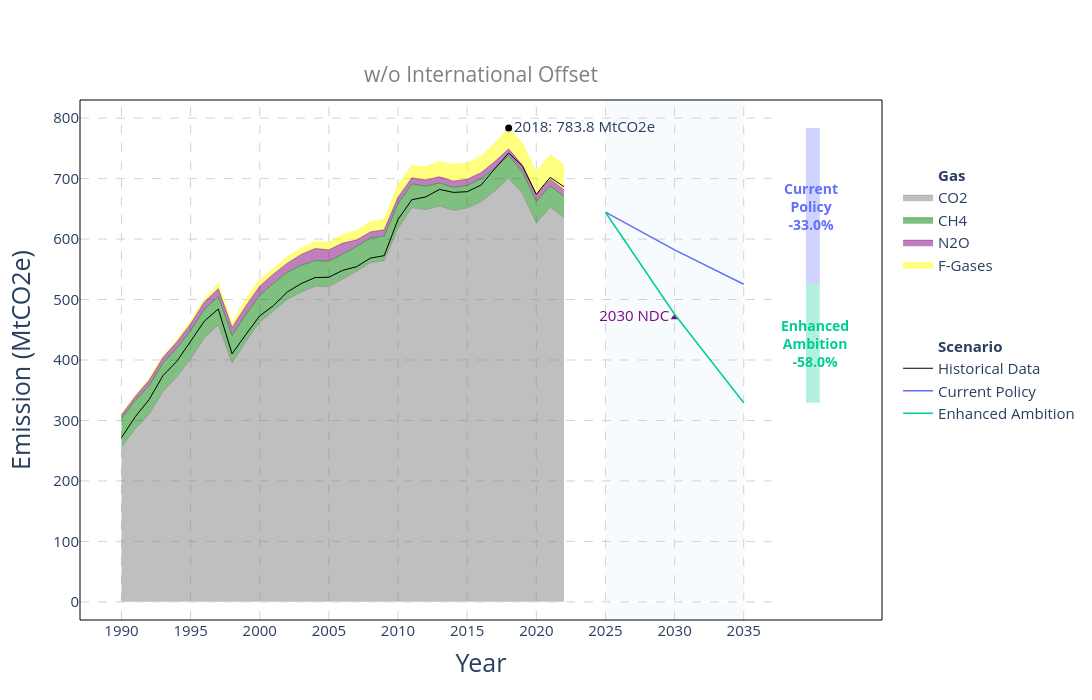

Notebook code cell kept with this figure:
### Code cell
fig = go.Figure()

# emiss_2018 = 727.6
emiss_2018 = 783.8
# emiss_2018_net = 783.81
x_center = 2040
width = 1
# offset = 4.9574  # BPESD upward shift

emiss_2035_cur = dfOut.set_index(['scenario', 'Year'])['value'].get((cp_scen_nm, 2035))
emiss_2035_enh = dfOut.set_index(['scenario', 'Year'])['value'].get((ep_scen_nm, 2035))

reduc_cur = (1 - (emiss_2035_cur / emiss_2018)) * 100
reduc_enh = (1 - (emiss_2035_enh / emiss_2018)) * 100

# === Legend Group: Gases ===
# fig.add_trace(go.Scatter(
#     x=[None], y=[None], mode='lines',
#     line=dict(color='rgba(0,0,0,0)'),
#     name='<b>Sector</b>', showlegend=True, hoverinfo='skip'
# ))

# fig.add_trace(go.Scatter(
#     x=dfHist['index'],
#     y=dfHist['순배출량'] / 1000,
#     mode='lines', name='Total GHG (incl. LULUCF)',
#     line=dict(color='black', width=1)
# ))


# fig.add_trace(go.Scatter(
#     x=dfHist['index'],
#     y=dfHist['a. 공공전기 및 열 생산'] / 1000,
#     mode='lines', name='Electricity',
#     line=dict(color='black', width=1, dash='dash')
# ))

# === Legend Group: Gases ===
fig.add_trace(go.Scatter(
    x=[None], y=[None], mode='lines',
    line=dict(color='rgba(0,0,0,0)'),
    name='<br><br><br><b>Gas</b>', showlegend=True, hoverinfo='skip'
))
fig.add_trace(go.Scatter(x=dfHistGas['Year'], y=dfHistGas['CO2_stack'],
    mode='lines', name='CO2', fill='tozeroy',
    line=dict(width=0.5, color='grey')
))
fig.add_trace(go.Scatter(x=dfHistGas['Year'], y=dfHistGas['CH4_stack'],
    mode='lines', name='CH4', fill='tonexty',
    line=dict(width=0.5, color='green')
))
fig.add_trace(go.Scatter(x=dfHistGas['Year'], y=dfHistGas['N2O_stack'],
    mode='lines', name='N2O', fill='tonexty',
    line=dict(width=0.5, color='purple')
))
fig.add_trace(go.Scatter(x=dfHistGas['Year'], y=dfHistGas['FGas_stack'],
    mode='lines', name='F-Gases', fill='tonexty',
    line=dict(width=0.5, color='yellow')
))

fig.add_trace(go.Scatter(
    x=[2030], y=[emiss_2018 * 0.6],
    mode='markers+text',
    marker=dict(color='#750D86', size=7, symbol='triangle-up'),
    text='2030 NDC', textposition="middle left",
    textfont=dict(size=15, color="#750D86"),
    showlegend=False
))

# === Static Reference Point ===
fig.add_trace(go.Scatter(
    x=[2018], y=[emiss_2018],
    mode='markers+text',
    marker=dict(color='black', size=7),
    text=f'2018: {emiss_2018} MtCO2e',
    textposition='middle right',
    textfont=dict(size=15),
    showlegend=False
))

# === Legend Group: Scenarios ===
fig.add_trace(go.Scatter(
    x=[None], y=[None], mode='lines',
    line=dict(color='rgba(0,0,0,0)'),
    name='<br><br><br><b>Scenario</b>', showlegend=True, hoverinfo='skip'
))

fig.add_trace(go.Scatter(
    x=dfHist['index'],
    y=dfHist['순배출량'] / 1000,
    mode='lines', name='Historical Data',
    line=dict(color='black', width=1)
))

fig.add_trace(go.Scatter(
    x=dfOut[(dfOut['scenario'] == cp_scen_nm) & (dfOut['Year'] >= 2025)]['Year'],
    y=dfOut[(dfOut['scenario'] == cp_scen_nm) & (dfOut['Year'] >= 2025)]['value'],
    mode='lines', name='Current Policy',
    line=dict(color='#636EFA', width=1.5)
))

fig.add_trace(go.Scatter(
    x=dfOut[(dfOut['scenario'] == ep_scen_nm) & (dfOut['Year'] >= 2025)]['Year'],
    y=dfOut[(dfOut['scenario'] == ep_scen_nm) & (dfOut['Year'] >= 2025)]['value'],
    mode='lines', name='Enhanced Ambition',
    line=dict(color='#00CC96', width=1.5)
))

# fig.add_trace(go.Scatter(
#     x=dfOutPower[(dfOutPower['scenario'] == cp_scen_nm) & (dfOutPower['Year'] >= 2025)]['Year'],
#     y=dfOutPower[(dfOutPower['scenario'] == cp_scen_nm) & (dfOutPower['Year'] >= 2025)]['value'],
#     mode='lines', name='Current Policy',
#     line=dict(color='#636EFA', width=1.5, dash='dash'),
#     showlegend=False
# ))

# fig.add_trace(go.Scatter(
#     x=dfOutPower[(dfOutPower['scenario'] == ep_scen_nm) & (dfOutPower['Year'] >= 2005)]['Year'],
#     y=dfOutPower[(dfOutPower['scenario'] == ep_scen_nm) & (dfOutPower['Year'] >= 2005)]['value'],
#     mode='lines', name='Enhanced Ambition',
#     line=dict(color='#00CC96', width=1.5, dash='dash'),
#     showlegend=False
# ))

# === Axes & Layout ===
fig.update_layout(
    # title="<b>Greenhouse gas emission pathways of South Korea</b>",
    # title_font_size=28,
    # title_x=0.43,
    legend_traceorder="normal",
    legend_title='',
    legend_font_size=15,
    plot_bgcolor='rgba(0,0,0,0)',
    width=1200,
    height=700,
    xaxis=dict(
        showgrid=False,
        title="Year", title_font_size=25,
        tickvals=list(range(1990, 2040, 5)),
        tickfont_size=15,
        range=[1987, 2045]
    ),
    yaxis=dict(
        showgrid=False,
        title="Emission (MtCO2e)", title_font_size=25,
        tickvals=list(range(0, 801, 100)),
        tickfont_size=15,
        range=[-30, 830]
    )
)

# === Reduction Boxes (overlay bars) ===
fig.add_trace(go.Scatter(
    x=[x_center - width / 2, x_center + width / 2, x_center + width / 2, x_center - width / 2],
    y=[emiss_2035_cur, emiss_2035_cur, emiss_2035_enh, emiss_2035_enh],
    fill='toself', fillcolor='rgba(0,204,150,0.3)',
    line=dict(color='rgba(0,0,0,0)'), hoverinfo='skip', showlegend=False
))
fig.add_trace(go.Scatter(
    x=[x_center - width / 2, x_center + width / 2, x_center + width / 2, x_center - width / 2],
    y=[emiss_2018, emiss_2018, emiss_2035_cur, emiss_2035_cur],
    fill='toself', fillcolor='rgba(99,110,250,0.3)',
    line=dict(color='rgba(0,0,0,0)'), hoverinfo='skip', showlegend=False
))

# === Reduction Labels ===
fig.add_annotation(
    x=x_center - 0.15, y=(emiss_2018 + emiss_2035_cur) / 2,
    text=f"<b>Current<br>Policy<br>-{reduc_cur:.1f}%</b>",
    showarrow=False, font=dict(size=14, color="#636EFA")
)
fig.add_annotation(
    x=x_center + 0.15, y=(emiss_2035_enh + emiss_2035_cur) / 2,
    text=f"<b>Enhanced<br>Ambition<br>-{reduc_enh:.1f}%</b>",
    showarrow=False, font=dict(size=14, color="#00CC96")
)

# === Reduction Boxes (overlay bars) ===
# fig.add_trace(go.Scatter(
#     x=[x_center - width / 2, x_center + width / 2, x_center + width / 2, x_center - width / 2],
#     y=[119.0679, 119.0679, 40.657, 40.657],
#     fill='toself', fillcolor='rgba(0,204,150,0.3)',
#     line=dict(color='rgba(0,0,0,0)'), hoverinfo='skip', showlegend=False
# ))

# fig.add_trace(go.Bar(
#     x=[x_center],
#     y=[278.84-40.657],
#     base=[40.657],  # for positioning
#     width=width,
#     marker=dict(
#         color='rgba(99,110,250,0.3)',
#         pattern=dict(
#             shape='\\',  # options: '/', '\\', 'x', '-', '|', '+', '.'
#             fillmode='overlay',
#             size=5,
#             solidity=0.2
#         )
#     ),
#     showlegend=False
# ))

# fig.add_trace(go.Scatter(
#     x=[x_center - width / 2, x_center + width / 2, x_center + width / 2, x_center - width / 2],
#     y=[278.84, 278.84, 119.0679, 119.0679],
#     fill='toself', fillcolor='rgba(99,110,250,0.3)',
#     line=dict(color='rgba(0,0,0,0)'), hoverinfo='skip', showlegend=False
# ))

# reduc_cur_power = 100 * (1 - 119.0679/278.84)
# reduc_enh_power = 100 * (1 - 40.657/278.84)

# # === Reduction Labels ===
# fig.add_annotation(
#     x=x_center - 0.15, y=(278.84 + 119.0679) / 2,
#     text=f"<b>-{reduc_cur_power:.1f}%</b>",
#     showarrow=False, font=dict(size=14, color="#636EFA")
# )
# fig.add_annotation(
#     x=x_center + 0.15, y=(40.657 + 119.0679) / 2,
#     text=f"<b>-{reduc_enh_power:.1f}%</b>",
#     showarrow=False, font=dict(size=14, color="#00CC96")
# )


# === Grid Lines (manual dashed lines) ===
for x in range(1990, 2040, 5):
    fig.add_shape(type="line", x0=x, x1=x, y0=-30, y1=830,
                  line=dict(color="LightGrey", width=1, dash="dash"),
                  layer='below')
for y in range(0, 831, 100):
    fig.add_shape(type="line", x0=1987, x1=2037, y0=y, y1=y,
                  line=dict(color="LightGrey", width=1, dash="dash"),
                  layer='below')
fig.add_shape(type="line", x0=1987, x1=2037, y0=0, y1=0,
              line=dict(color="LightGrey", width=1, dash="dash"),
              layer='above')

# === Optional: Highlight window 2025–2035 ===
fig.add_vrect(x0=2025, x1=2035, fillcolor="LightBlue", opacity=0.1,
              layer="below", line_width=0)

# === Box Around Plot ===
fig.add_shape(
    type="rect", xref="paper", yref="paper",
    x0=0, x1=1, y0=0, y1=1,
    line=dict(color="black", width=1),
    layer="above"
)

fig.add_annotation(
    text="w/o International Offset",
    xref="paper", 
    yref="paper",
    x=0.5,
    y=1.08,
    showarrow=False,
    font=dict(size=21, color="grey"),
    align="center"
)

fig

### Figure 1 — Plotly figure (JSON) as saved in the notebook; plotly's stock layout.template omitted (floating-point values rounded to 4 significant figures)
{"data": [{"hoverinfo": "skip", "line": {"color": "rgba(0,0,0,0)"}, "mode": "lines", "name": "<br><br><br><b>Gas</b>", "showlegend": true, "type": "scatter", "x": [null], "y": [null]}, {"fill": "tozeroy", "line": {"color": "grey", "width": 0.5}, "mode": "lines", "name": "CO2", "type": "scatter", "x": [1990, 1991, 1992, 1993, 1994, 1995, 1996, 1997, 1998, 1999, 2000, 2001, 2002, 2003, 2004, 2005, 2006, 2007, 2008, 2009, 2010, 2011, 2012, 2013, 2014, 2015, 2016, 2017, 2018, 2019, 2020, 2021, 2022], "y": [256.2, 286.2, 310.4, 347.7, 372.2, 401.7, 437.1, 457.9, 395.0, 430.5, 462.6, 482.3, 500.5, 512.5, 521.9, 521.3, 533.4, 546.7, 561.1, 564.3, 618.0, 652.0, 648.7, 654.7, 647.5, 651.1, 661.8, 679.6, 701.1, 675.2, 626.7, 652.5, 635.8]}, {"fill": "tonexty", "line": {"color": "green", "width": 0.5}, "mode": "lines", "name": "CH4", "type": "scatter", "x": [1990, 1991, 1992, 1993, 1994, 1995, 1996, 1997, 1998, 1999, 2000, 2001, 2002, 2003, 2004, 2005, 2006, 2007, 2008, 2009, 2010, 2011, 2012, 2013, 2014, 2015, 2016, 2017, 2018, 2019, 2020, 2021, 2022], "y": [303.0, 333.3, 357.6, 394.9, 419.5, 448.8, 484.1, 505.0, 440.6, 475.4, 507.3, 527.2, 545.0, 556.8, 564.3, 563.4, 575.3, 587.8, 601.8, 605.0, 658.7, 691.5, 687.5, 692.8, 685.5, 688.9, 699.4, 717.5, 738.2, 711.1, 662.3, 687.8, 671.0]}, {"fill": "tonexty", "line": {"color": "purple", "width": 0.5}, "mode": "lines", "name": "N2O", "type": "scatter", "x": [1990, 1991, 1992, 1993, 1994, 1995, 1996, 1997, 1998, 1999, 2000, 2001, 2002, 2003, 2004, 2005, 2006, 2007, 2008, 2009, 2010, 2011, 2012, 2013, 2014, 2015, 2016, 2017, 2018, 2019, 2020, 2021, 2022], "y": [309.4, 340.1, 366.5, 404.2, 429.6, 459.7, 496.0, 517.8, 453.6, 489.3, 522.1, 542.3, 560.2, 574.6, 584.3, 582.2, 593.3, 598.4, 611.8, 615.3, 669.3, 701.2, 697.7, 703.0, 695.7, 699.0, 709.7, 728.1, 749.1, 722.1, 673.0, 698.6, 681.7]}, {"fill": "tonexty", "line": {"color": "yellow", "width": 0.5}, "mode": "lines", "name": "F-Gases", "type": "scatter", "x": [1990, 1991, 1992, 1993, 1994, 1995, 1996, 1997, 1998, 1999, 2000, 2001, 2002, 2003, 2004, 2005, 2006, 2007, 2008, 2009, 2010, 2011, 2012, 2013, 2014, 2015, 2016, 2017, 2018, 2019, 2020, 2021, 2022], "y": [310.6, 341.2, 368.8, 406.8, 432.8, 464.5, 501.1, 526.1, 460.2, 500.6, 533.5, 550.8, 571.0, 584.5, 595.8, 594.4, 607.0, 613.6, 628.4, 632.3, 689.4, 721.1, 719.4, 727.6, 723.5, 725.3, 736.7, 758.3, 782.9, 758.2, 710.8, 739.2, 722.6]}, {"marker": {"color": "#750D86", "size": 7, "symbol": "triangle-up"}, "mode": "markers+text", "showlegend": false, "text": "2030 NDC", "textfont": {"color": "#750D86", "size": 15}, "textposition": "middle left", "type": "scatter", "x": [2030], "y": [470.3]}, {"marker": {"color": "black", "size": 7}, "mode": "markers+text", "showlegend": false, "text": "2018: 783.8 MtCO2e", "textfont": {"size": 15}, "textposition": "middle right", "type": "scatter", "x": [2018], "y": [783.8]}, {"hoverinfo": "skip", "line": {"color": "rgba(0,0,0,0)"}, "mode": "lines", "name": "<br><br><br><b>Scenario</b>", "showlegend": true, "type": "scatter", "x": [null], "y": [null]}, {"line": {"color": "black", "width": 1}, "mode": "lines", "name": "Historical Data", "type": "scatter", "x": [1990, 1991, 1992, 1993, 1994, 1995, 1996, 1997, 1998, 1999, 2000, 2001, 2002, 2003, 2004, 2005, 2006, 2007, 2008, 2009, 2010, 2011, 2012, 2013, 2014, 2015, 2016, 2017, 2018, 2019, 2020, 2021, 2022], "y": [271.6, 306.2, 334.6, 374.2, 397.8, 431.2, 464.4, 484.4, 410.2, 442.3, 473.1, 490.1, 512.6, 526.4, 536.3, 536.9, 548.3, 554.3, 568.5, 572.6, 632.4, 665.1, 669.7, 682.1, 677.2, 678.3, 689.2, 716.3, 742.3, 720.7, 674.1, 702.0, 686.5]}, {"line": {"color": "#636EFA", "width": 1.5}, "mode": "lines", "name": "Current Policy", "type": "scatter", "x": [2025, 2030, 2035], "y": [644.5, 582.0, 525.3]}, {"line": {"color": "#00CC96", "width": 1.5}, "mode": "lines", "name": "Enhanced Ambition", "type": "scatter", "x": [2025, 2030, 2035], "y": [644.4, 475.7, 329.3]}, {"fill": "toself", "fillcolor": "rgba(0,204,150,0.3)", "hoverinfo": "skip", "line": {"color": "rgba(0,0,0,0)"}, "showlegend": false, "type": "scatter", "x": [2040.0, 2040.0, 2040.0, 2040.0], "y": [525.3, 525.3, 329.3, 329.3]}, {"fill": "toself", "fillcolor": "rgba(99,110,250,0.3)", "hoverinfo": "skip", "line": {"color": "rgba(0,0,0,0)"}, "showlegend": false, "type": "scatter", "x": [2040.0, 2040.0, 2040.0, 2040.0], "y": [783.8, 783.8, 525.3, 525.3]}], "layout": {"annotations": [{"font": {"color": "#636EFA", "size": 14}, "showarrow": false, "text": "<b>Current<br>Policy<br>-33.0%</b>", "x": 2040.0, "y": 654.6}, {"font": {"color": "#00CC96", "size": 14}, "showarrow": false, "text": "<b>Enhanced<br>Ambition<br>-58.0%</b>", "x": 2040.0, "y": 427.3}, {"align": "center", "font": {"color": "grey", "size": 21}, "showarrow": false, "text": "w/o International Offset", "x": 0.5, "xref": "paper", "y": 1.08, "yref": "paper"}], "height": 700, "legend": {"font": {"size": 15}, "title": {"text": ""}, "traceorder": "normal"}, "plot_bgcolor": "rgba(0,0,0,0)", "shapes": [{"layer": "below", "line": {"color": "LightGrey", "dash": "dash", "width": 1}, "type": "line", "x0": 1990, "x1": 1990, "y0": -30, "y1": 830}, {"layer": "below", "line": {"color": "LightGrey", "dash": "dash", "width": 1}, "type": "line", "x0": 1995, "x1": 1995, "y0": -30, "y1": 830}, {"layer": "below", "line": {"color": "LightGrey", "dash": "dash", "width": 1}, "type": "line", "x0": 2000, "x1": 2000, "y0": -30, "y1": 830}, {"layer": "below", "line": {"color": "LightGrey", "dash": "dash", "width": 1}, "type": "line", "x0": 2005, "x1": 2005, "y0": -30, "y1": 830}, {"layer": "below", "line": {"color": "LightGrey", "dash": "dash", "width": 1}, "type": "line", "x0": 2010, "x1": 2010, "y0": -30, "y1": 830}, {"layer": "below", "line": {"color": "LightGrey", "dash": "dash", "width": 1}, "type": "line", "x0": 2015, "x1": 2015, "y0": -30, "y1": 830}, {"layer": "below", "line": {"color": "LightGrey", "dash": "dash", "width": 1}, "type": "line", "x0": 2020, "x1": 2020, "y0": -30, "y1": 830}, {"layer": "below", "line": {"color": "LightGrey", "dash": "dash", "width": 1}, "type": "line", "x0": 2025, "x1": 2025, "y0": -30, "y1": 830}, {"layer": "below", "line": {"color": "LightGrey", "dash": "dash", "width": 1}, "type": "line", "x0": 2030, "x1": 2030, "y0": -30, "y1": 830}, {"layer": "below", "line": {"color": "LightGrey", "dash": "dash", "width": 1}, "type": "line", "x0": 2035, "x1": 2035, "y0": -30, "y1": 830}, {"layer": "below", "line": {"color": "LightGrey", "dash": "dash", "width": 1}, "type": "line", "x0": 1987, "x1": 2037, "y0": 0, "y1": 0}, {"layer": "below", "line": {"color": "LightGrey", "dash": "dash", "width": 1}, "type": "line", "x0": 1987, "x1": 2037, "y0": 100, "y1": 100}, {"layer": "below", "line": {"color": "LightGrey", "dash": "dash", "width": 1}, "type": "line", "x0": 1987, "x1": 2037, "y0": 200, "y1": 200}, {"layer": "below", "line": {"color": "LightGrey", "dash": "dash", "width": 1}, "type": "line", "x0": 1987, "x1": 2037, "y0": 300, "y1": 300}, {"layer": "below", "line": {"color": "LightGrey", "dash": "dash", "width": 1}, "type": "line", "x0": 1987, "x1": 2037, "y0": 400, "y1": 400}, {"layer": "below", "line": {"color": "LightGrey", "dash": "dash", "width": 1}, "type": "line", "x0": 1987, "x1": 2037, "y0": 500, "y1": 500}, {"layer": "below", "line": {"color": "LightGrey", "dash": "dash", "width": 1}, "type": "line", "x0": 1987, "x1": 2037, "y0": 600, "y1": 600}, {"layer": "below", "line": {"color": "LightGrey", "dash": "dash", "width": 1}, "type": "line", "x0": 1987, "x1": 2037, "y0": 700, "y1": 700}, {"layer": "below", "line": {"color": "LightGrey", "dash": "dash", "width": 1}, "type": "line", "x0": 1987, "x1": 2037, "y0": 800, "y1": 800}, {"layer": "above", "line": {"color": "LightGrey", "dash": "dash", "width": 1}, "type": "line", "x0": 1987, "x1": 2037, "y0": 0, "y1": 0}, {"fillcolor": "LightBlue", "layer": "below", "line": {"width": 0}, "opacity": 0.1, "type": "rect", "x0": 2025, "x1": 2035, "xref": "x", "y0": 0, "y1": 1, "yref": "y domain"}, {"layer": "above", "line": {"color": "black", "width": 1}, "type": "rect", "x0": 0, "x1": 1, "xref": "paper", "y0": 0, "y1": 1, "yref": "paper"}], "width": 1200, "xaxis": {"range": [1987, 2045], "showgrid": false, "tickfont": {"size": 15}, "tickvals": [1990, 1995, 2000, 2005, 2010, 2015, 2020, 2025, 2030, 2035], "title": {"font": {"size": 25}, "text": "Year"}}, "yaxis": {"range": [-30, 830], "showgrid": false, "tickfont": {"size": 15}, "tickvals": [0, 100, 200, 300, 400, 500, 600, 700, 800], "title": {"font": {"size": 25}, "text": "Emission (MtCO2e)"}}}}
